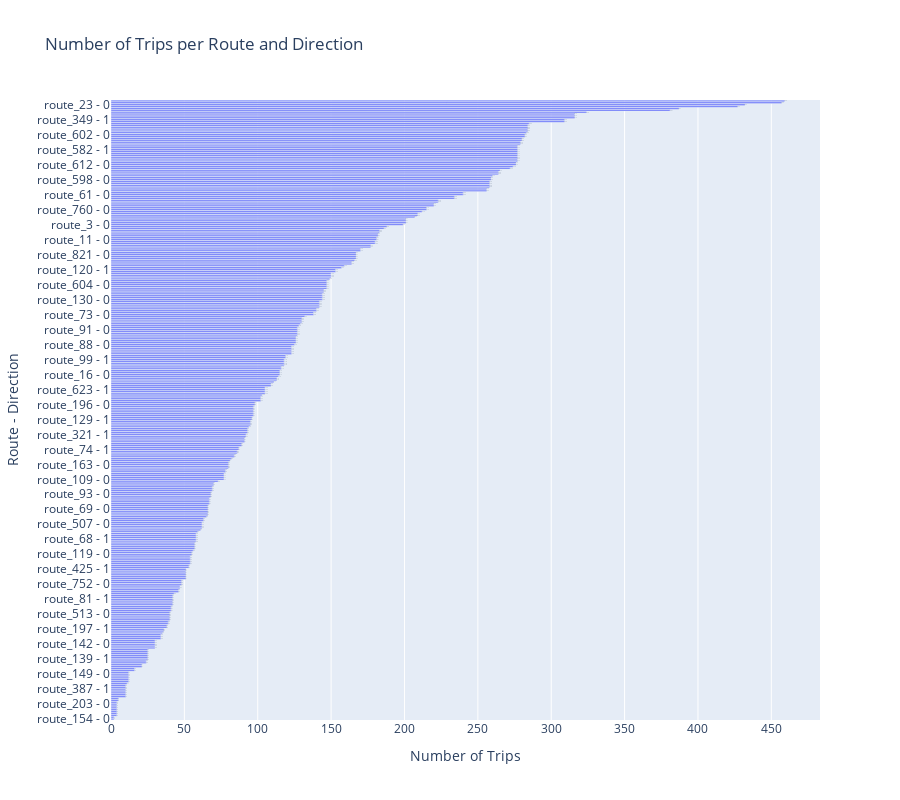

Notebook source saved alongside this figure:
### Markdown cell above
## 2. Analyze Transit Operations

### Code cell
def analyze_transit_operations(trips_df):
    """Analyze number of trips per route and direction"""
    # Count trips per route and direction
    counts = trips_df.groupby(['route_id', 'direction_id'])['trip_id'].count().reset_index()
    counts['route_direction'] = counts['route_id'].astype(str) + ' - ' + counts['direction_id'].astype(str)
    
    # Create interactive bar chart
    fig = go.Figure()
    fig.add_trace(go.Bar(
        x=counts['trip_id'], 
        y=counts['route_direction'], 
        orientation='h', 
        text=counts['trip_id'],
        textposition='outside'
    ))
    
    fig.update_layout(
        title='Number of Trips per Route and Direction',
        xaxis_title='Number of Trips',
        yaxis_title='Route - Direction',
        yaxis={'categoryorder': 'total ascending'},
        height=800
    )
    fig.write_html(os.path.join(GTFS_DIR, 'trips_per_route_direction.html'))
    fig.show()
    return counts

# Analyze transit operations
trip_counts = analyze_transit_operations(gtfs['trips'])

### Figure 1 — Plotly figure (JSON) as saved in the notebook; plotly's stock layout.template omitted (floating-point values rounded to 4 significant figures; data arrays with more than 128 entries replaced by an {"elided": "..."} marker saying what was removed)
{"data": [{"orientation": "h", "text": {"elided": "331 float values"}, "textposition": "outside", "type": "bar", "x": {"elided": "331 int values"}, "y": {"elided": "331 str values"}}], "layout": {"height": 800, "title": {"text": "Number of Trips per Route and Direction"}, "xaxis": {"title": {"text": "Number of Trips"}}, "yaxis": {"categoryorder": "total ascending", "title": {"text": "Route - Direction"}}}}
